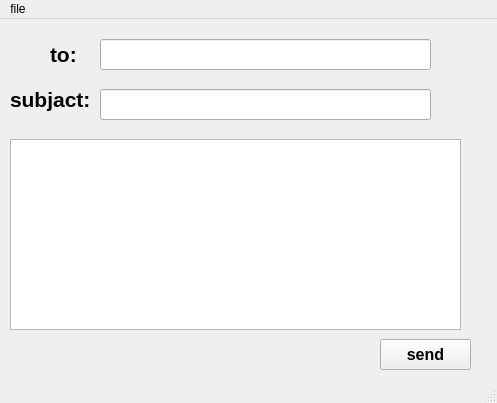
<?xml version="1.0" encoding="UTF-8"?>
<ui version="4.0">
 <class>MainWindow</class>
 <widget class="QMainWindow" name="MainWindow">
  <property name="geometry">
   <rect>
    <x>0</x>
    <y>0</y>
    <width>497</width>
    <height>403</height>
   </rect>
  </property>
  <property name="windowTitle">
   <string>email</string>
  </property>
  <property name="windowIcon">
   <iconset>
    <normaloff>C:/Users/Naglaa/Desktop/49-496199_icons-envelope-computer-mail-message-email-email-icon.png</normaloff>C:/Users/Naglaa/Desktop/49-496199_icons-envelope-computer-mail-message-email-email-icon.png</iconset>
  </property>
  <widget class="QWidget" name="centralwidget">
   <widget class="QLabel" name="label">
    <property name="geometry">
     <rect>
      <x>50</x>
      <y>20</y>
      <width>41</width>
      <height>31</height>
     </rect>
    </property>
    <property name="font">
     <font>
      <pointsize>16</pointsize>
      <weight>75</weight>
      <bold>true</bold>
     </font>
    </property>
    <property name="text">
     <string>to:</string>
    </property>
   </widget>
   <widget class="QLabel" name="label_2">
    <property name="geometry">
     <rect>
      <x>10</x>
      <y>60</y>
      <width>91</width>
      <height>41</height>
     </rect>
    </property>
    <property name="font">
     <font>
      <pointsize>16</pointsize>
      <weight>75</weight>
      <bold>true</bold>
     </font>
    </property>
    <property name="text">
     <string>subjact:</string>
    </property>
   </widget>
   <widget class="QLineEdit" name="lineEdit">
    <property name="geometry">
     <rect>
      <x>100</x>
      <y>20</y>
      <width>331</width>
      <height>31</height>
     </rect>
    </property>
   </widget>
   <widget class="QLineEdit" name="lineEdit_2">
    <property name="geometry">
     <rect>
      <x>100</x>
      <y>70</y>
      <width>331</width>
      <height>31</height>
     </rect>
    </property>
   </widget>
   <widget class="QTextEdit" name="textEdit">
    <property name="geometry">
     <rect>
      <x>10</x>
      <y>120</y>
      <width>451</width>
      <height>191</height>
     </rect>
    </property>
   </widget>
   <widget class="QPushButton" name="pushButton">
    <property name="geometry">
     <rect>
      <x>380</x>
      <y>320</y>
      <width>91</width>
      <height>31</height>
     </rect>
    </property>
    <property name="font">
     <font>
      <pointsize>12</pointsize>
      <weight>75</weight>
      <bold>true</bold>
     </font>
    </property>
    <property name="text">
     <string>send</string>
    </property>
   </widget>
  </widget>
  <widget class="QMenuBar" name="menubar">
   <property name="geometry">
    <rect>
     <x>0</x>
     <y>0</y>
     <width>497</width>
     <height>21</height>
    </rect>
   </property>
   <widget class="QMenu" name="menufile">
    <property name="title">
     <string>file</string>
    </property>
    <addaction name="actionsign_out"/>
    <addaction name="actionexit"/>
   </widget>
   <addaction name="menufile"/>
  </widget>
  <widget class="QStatusBar" name="statusbar"/>
  <action name="actionsign_out">
   <property name="text">
    <string>sign out</string>
   </property>
  </action>
  <action name="actionexit">
   <property name="text">
    <string>exit</string>
   </property>
  </action>
 </widget>
 <resources/>
 <connections/>
</ui>
